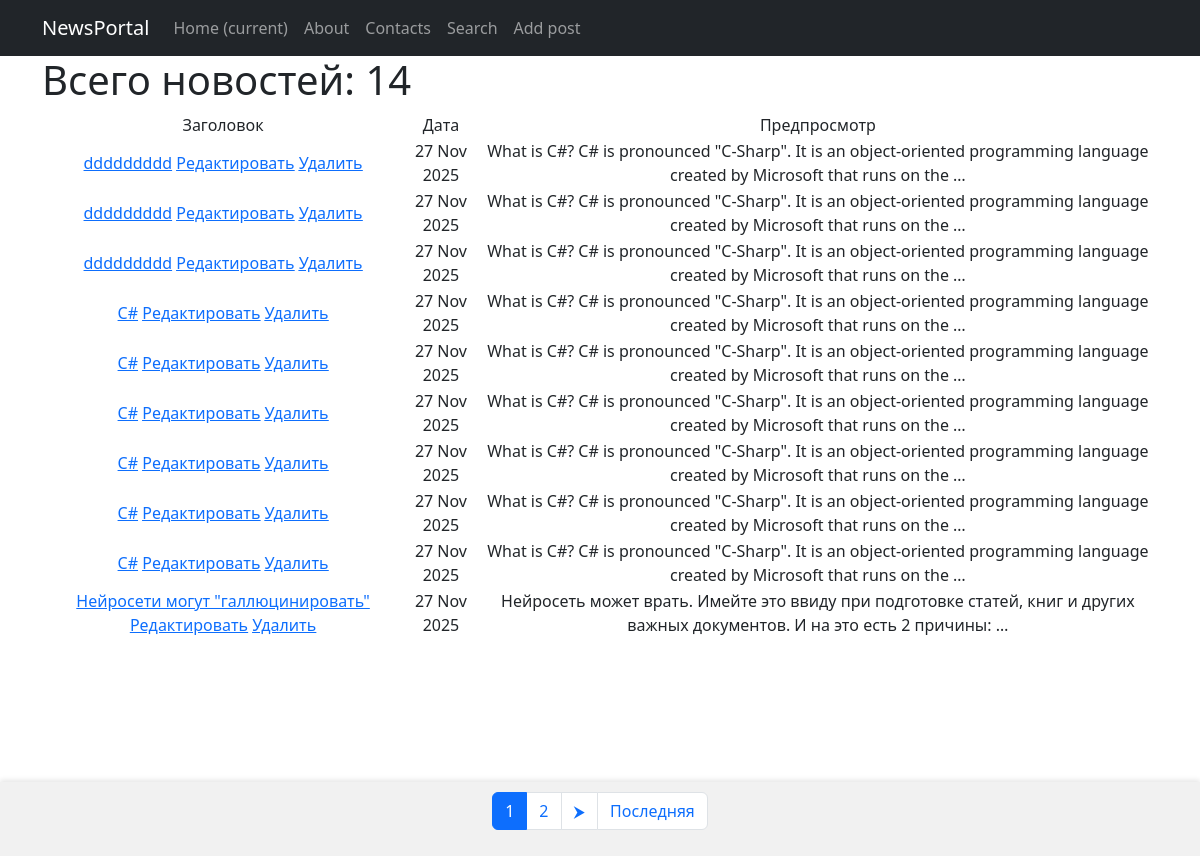
The page /news/ on the database as committed earlier.
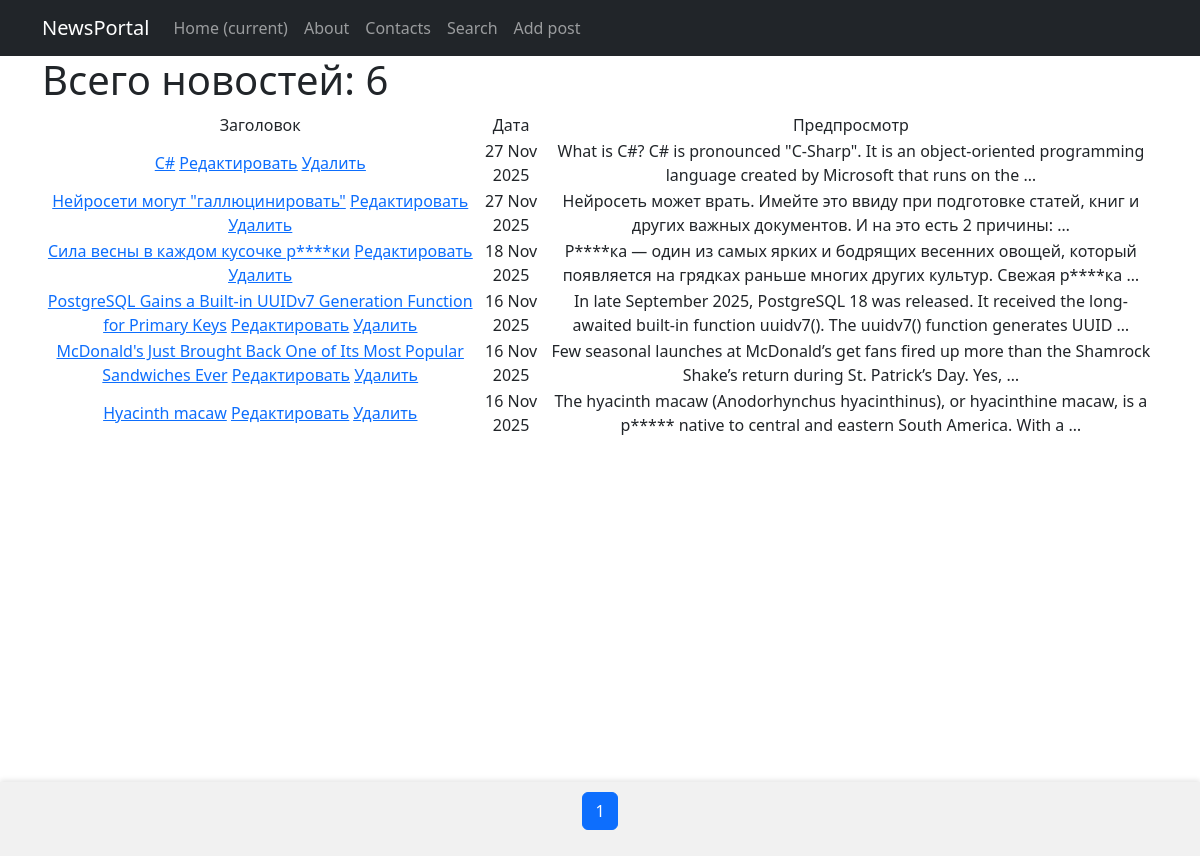
The same page on the database as committed later.
### news/models.py (models this page shows, shortened)
class Post(models.Model):
    POST_TYPES = [
        ('n', 'новость'),
        ('a', 'статья')
    ]
    author = models.ForeignKey(Author, on_delete=models.CASCADE)
    post_type = models.CharField(max_length=1, choices=POST_TYPES)
    date_time = models.DateTimeField(auto_now_add=True)
    category = models.ManyToManyField(Category, through='PostCategory')
    title = models.CharField(max_length=255)
    text = models.TextField()
    rating = models.IntegerField(default=0)

### news/views.py (the view)
# urls.py: path('', PostsList.as_view(), name='news_list'),
class PostsList(ListView):
    model = Post
    ordering = '-date_time'
    template_name = 'news.html'
    context_object_name = 'news'
    paginate_by = 10
    def get_context_data(self, **kwargs):
        context = super().get_context_data(**kwargs)
        context['filter'] = PostFilter(self.request.GET, queryset=self.get_queryset())
        context['total_news'] = self.get_queryset().count()  # <-- добавляем общее количество
        return context

### news/templatetags/custom_filters.py (called while the page is built)
@register.filter()
def censor(txt: str):
    stop_words = ['редис', 'parrot',]
    stop_words.extend([word.title() for word in stop_words])
    for stop_word in stop_words:
        txt = txt.replace(stop_word, stop_word[0] + '*' * (len(stop_word) - 1))
    return txt

### templates/news.html (shortened to what this page needs)
{% extends 'flatpages/default.html' %}
{% load custom_filters %}
{% block content %}
<div class="page-container">
    <div class="content">
        {% if news %}
            <h1 style="text-align: left;">Всего новостей: {{ total_news }}</h1>
            <table>
                <tr>
                    <td>Заголовок</td>
                    <td>Дата</td>
                    <td>Предпросмотр</td>
                </tr>
                {% for item in news %}
                <tr>
                    <td>
                        <a href="{% url 'post' item.id %}">{{ item.title|censor }}</a>
                        <a href="{% url 'post_update' item.id %}"><u>Редактировать</u></a>
                        <a href="{% url 'post_delete' item.id %}"><u> Удалить </u></a>
                    </td>
                    <td>{{ item.date_time|date:'d M Y' }}</td>
                    <td>{{ item.text|truncatewords:20|censor }}</td>
                </tr>
                {% endfor %}
            </table>
        {% else %}
            <h1>Новостей нет!</h1>
        {% endif %}
    </div>
    <div class="pagination-container">
        <nav aria-label="Page navigation">
            <ul class="pagination justify-content-center">
                {% for num in page_obj.paginator.page_range %}
                    {% if num == page_obj.number %}
                        <li class="page-item active"><span class="page-link">{{ num }}</span></li>
                    {% elif num >= page_obj.number|add:-2 and num <= page_obj.number|add:2 %}
                        <li class="page-item"><a class="page-link" href="?page={{ num }}">{{ num }}</a></li>
                    {% endif %}
                {% endfor %}
                {% if page_obj.has_next %}
                    <li class="page-item"><a class="page-link" href="?page={{ page_obj.next_page_number }}">⮞</a></li>
                {% endif %}
                {% if page_obj.number < page_obj.paginator.num_pages %}
                    <li class="page-item"><a class="page-link" href="?page={{ page_obj.paginator.num_pages }}">Последняя</a></li>
                {% endif %}
            </ul>
        </nav>
    </div>
</div>
{% endblock content %}

Rows that differ between the two databases and show on the page:
removed Post: title|censor "ddddddddd", date_time "27 Nov 2025", text|censor "What is C#? C# is pronounced \"C-Sharp\". It is an object-oriented programming language created by Microsoft that runs on the …"
removed Post: title|censor "ddddddddd", date_time "27 Nov 2025", text|censor "What is C#? C# is pronounced \"C-Sharp\". It is an object-oriented programming language created by Microsoft that runs on the …"
removed Post: title|censor "ddddddddd", date_time "27 Nov 2025", text|censor "What is C#? C# is pronounced \"C-Sharp\". It is an object-oriented programming language created by Microsoft that runs on the …"
removed Post: title|censor "C#", date_time "27 Nov 2025", text|censor "What is C#? C# is pronounced \"C-Sharp\". It is an object-oriented programming language created by Microsoft that runs on the …"
removed Post: title|censor "C#", date_time "27 Nov 2025", text|censor "What is C#? C# is pronounced \"C-Sharp\". It is an object-oriented programming language created by Microsoft that runs on the …"
removed Post: title|censor "C#", date_time "27 Nov 2025", text|censor "What is C#? C# is pronounced \"C-Sharp\". It is an object-oriented programming language created by Microsoft that runs on the …"
removed Post: title|censor "C#", date_time "27 Nov 2025", text|censor "What is C#? C# is pronounced \"C-Sharp\". It is an object-oriented programming language created by Microsoft that runs on the …"
removed Post: title|censor "C#", date_time "27 Nov 2025", text|censor "What is C#? C# is pronounced \"C-Sharp\". It is an object-oriented programming language created by Microsoft that runs on the …"
now on this page (row unchanged): Post: title|censor "Сила весны в каждом кусочке р****ки", date_time "18 Nov 2025", text|censor "Р****ка — один из самых ярких и бодрящих весенних овощей, который появляется на грядках раньше многих других культур. Свежая р****ка …"
now on this page (row unchanged): Post: title|censor "PostgreSQL Gains a Built-in UUIDv7 Generation Function for Primary Keys", date_time "16 Nov 2025", text|censor "In late September 2025, PostgreSQL 18 was released. It received the long-awaited built-in function uuidv7(). The uuidv7() function generates UUID …"
now on this page (row unchanged): Post: title|censor "McDonald's Just Brought Back One of Its Most Popular Sandwiches Ever", date_time "16 Nov 2025", text|censor "Few seasonal launches at McDonald’s get fans fired up more than the Shamrock Shake’s return during St. Patrick’s Day. Yes, …"
now on this page (row unchanged): Post: title|censor "Hyacinth macaw", date_time "16 Nov 2025", text|censor "The hyacinth macaw (Anodorhynchus hyacinthinus), or hyacinthine macaw, is a p***** native to central and eastern South America. With a …"
Other text that changed with them:
{{ total_news }}: "14" → "6"
list line gone: "2"
text no longer shown: "⮞ Последняя"
